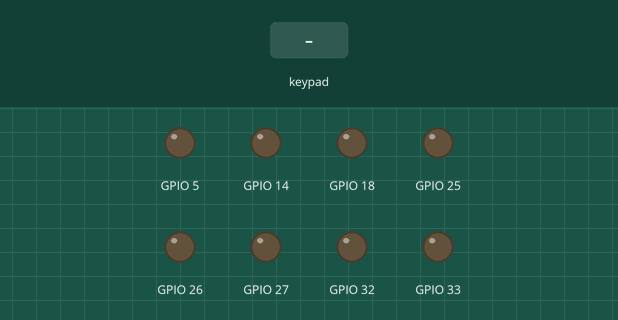
Simulated run of this program. Board: ESP32. Shown: output pins drawn as LEDs (lit = HIGH). The inputs (shaded band) are chosen by the test bench. Nothing arrives over Bluetooth unless stated; what the program prints to the serial monitor is not drawn.

Above: at 1.2 s.
1.3 s: key 'U' pressed
At 1.53 s:
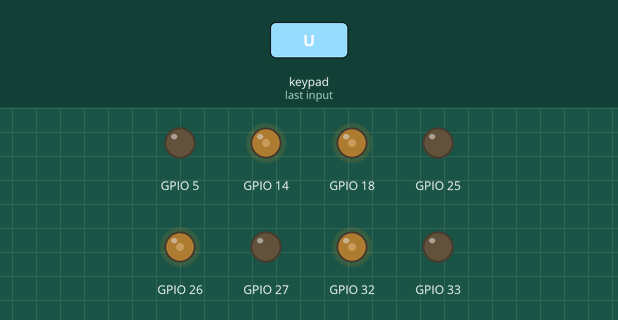
3.2 s: key 'D' pressed
At 3.43 s:
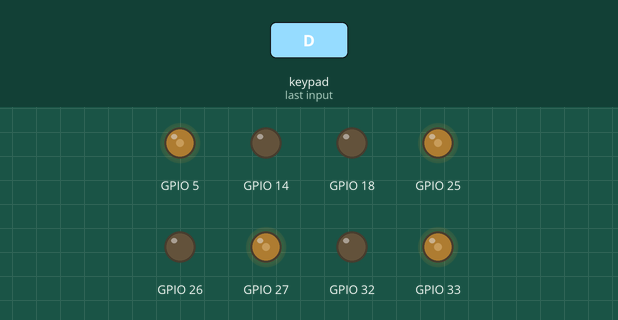
5.1 s: key 'R' pressed
At 6.8 s:
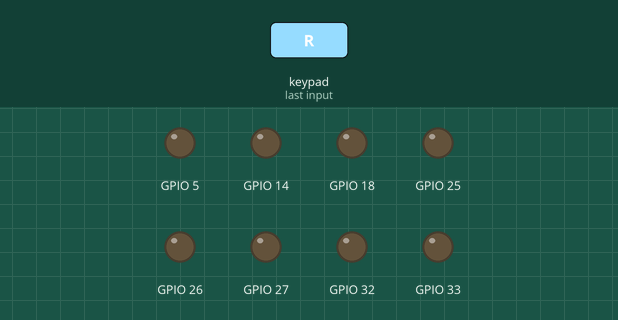
Timing chart, 0 to 8.3 s (numbered marks = the images above; inputs shaded):
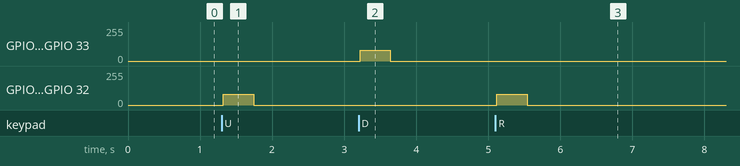

Measured:
- after the input at 1.3 s, GPIO 14, GPIO 18, GPIO 26, GPIO 32: 0/255 → 80/255 at once, → 0/255 0.42 s later
- after the input at 3.2 s, GPIO 5, GPIO 25, GPIO 27, GPIO 33: 0/255 → 80/255 at once, → 0/255 0.42 s later
- after the input at 5.1 s, GPIO 14, GPIO 18, GPIO 26, GPIO 32: 0/255 → 80/255 at once, → 0/255 0.42 s later

The program:

main.cpp
```cpp
#include <Arduino.h>
#include <PS4Controller.h>

int baseSpeed = 80;

class Chassis{
public:
    Chassis(int lpwm, int rpwm){
        m_pin1 = lpwm;
        m_pin2 = rpwm;
        pinMode(lpwm, OUTPUT);
        pinMode(rpwm, OUTPUT);
    }


    void forward(int speed);       // declaration
    void backward(int speed);
    void right(int speed);
    void left(int speed);
    void rotate(int lpwm, int rpwm);
    void kill(int speed);

private:
    int m_pin1, m_pin2;
};

void Chassis::forward(int speed){          // definition
    analogWrite(m_pin1, speed);
    analogWrite(m_pin2, 0);
    Serial.println("Forward");
}

void Chassis::backward(int speed){
    analogWrite(m_pin1, 0);
    analogWrite(m_pin2, speed);
    Serial.println("Backward");
}

void Chassis::right(int speed){
    analogWrite(m_pin1, speed);
    analogWrite(m_pin2, 0);
    Serial.println("Right");
}

void Chassis::left(int speed){
    analogWrite(m_pin1, 0);
    analogWrite(m_pin2, speed);
    Serial.println("Left");
}

// void Chassis::rotate(int speed){
//   if(speed > 0){
//     analogWrite(m_pin1, speed);
//     analogWrite(m_pin2, 0);
//   } else {
//     analogWrite(m_pin1, 0);
//     analogWrite(m_pin2, -speed);
//   }
//     Serial.println("Rotate");
// }
void Chassis::rotate(int rpwm,int lpwm)   // Optimization for rotate
{
  analogWrite(m_pin1, rpwm);
  analogWrite(m_pin2, lpwm);
}

void Chassis::kill(int speed){
    analogWrite(m_pin1, speed);
    analogWrite(m_pin2, 0);
    Serial.println("Stop");
}


Chassis m1(18, 5), m2(26, 25), m3(14, 27), m4(32, 33);

void setup() {
  Serial.begin(115200);
  PS4.begin("1a:2b:3c:00:00:00");
}

void loop() {
  if(PS4.isConnected()) {
    if (PS4.Up()) {
      m1.forward(baseSpeed);         // call
      m2.forward(baseSpeed);
      m3.forward(baseSpeed);
      m4.forward(baseSpeed);
    } else if (PS4.Down()) {
      m1.backward(baseSpeed);
      m2.backward(baseSpeed);
      m3.backward(baseSpeed);
      m4.backward(baseSpeed);
    } else if (PS4.Left()) {
      m1.left(baseSpeed);
      m2.left(baseSpeed);
      m3.left(baseSpeed);
      m4.left(baseSpeed);
    } else if (PS4.Right()) {
      m1.right(baseSpeed);
      m2.right(baseSpeed);
      m3.right(baseSpeed);
      m4.right(baseSpeed);
    } else if (PS4.R2()) {
      m1.rotate(baseSpeed, -baseSpeed);
      m2.rotate(baseSpeed, -baseSpeed);
      m3.rotate(baseSpeed, -baseSpeed);
      m4.rotate(baseSpeed, -baseSpeed);
    } else if (PS4.L2()) {
      m1.rotate(-baseSpeed, baseSpeed);
      m2.rotate(-baseSpeed, baseSpeed);
      m3.rotate(-baseSpeed, baseSpeed);
      m4.rotate(-baseSpeed, baseSpeed);
    } else {
      m1.kill(0);
      m2.kill(0);
      m3.kill(0);
      m4.kill(0);
    }
  }
}
```
